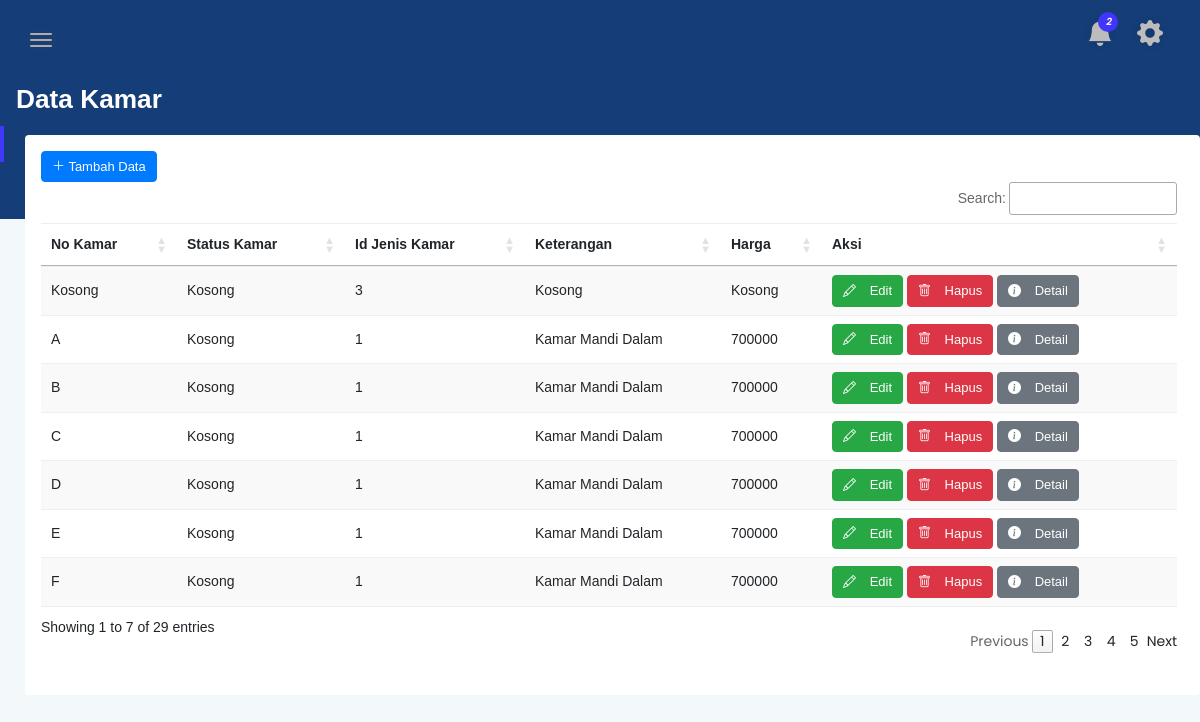
The page /admin/data_kamar.php (signed in) on the database its author committed.
### tables this page shows
CREATE TABLE `kamar` (
  `no_kamar` char(255) NOT NULL,
  `id_jenis_kamar` char(255) NOT NULL,
  `status_kmr` enum('Kosong','Terisi') NOT NULL DEFAULT 'Kosong'
);

CREATE TABLE `jenis_kamar` (
  `id_jenis_kamar` char(255) NOT NULL,
  `keterangan` varchar(255) NOT NULL,
  `harga` varchar(255) NOT NULL
);

### admin/method/datakamar/ViewDataKamar.php (the view)
<?php
include 'database/config.php';
$sql = "SELECT * FROM `kamar` LEFT JOIN jenis_kamar ON kamar.id_jenis_kamar = jenis_kamar.id_jenis_kamar ORDER BY CASE WHEN no_kamar LIKE 'Kosong%' THEN 1 ELSE 2 END, `kamar`.`no_kamar` * 1 ASC;";
$hasil = mysqli_query($conn, $sql);
while ($data = mysqli_fetch_array($hasil, MYSQLI_ASSOC)) {
?>
    <tr>
        <td>
            <?php echo $data['no_kamar']; ?>
        </td>
        <td>
            <?php echo $data['status_kmr']; ?>
        </td>
        <td>
            <?php echo $data['id_jenis_kamar']; ?>
        </td>
        <td>
            <?php echo $data['keterangan']; ?>
        </td>
        <td>
            <?php echo $data['harga']; ?>
        </td>
        <th>
            <button class="btn btn-success btn-xs" data-bs-toggle="modal" data-bs-target="#edit_data_kamar<?php echo $data['no_kamar']; ?>">
                <i class="bi-pencil" style="padding-right: 10px;">
                </i>Edit</button>
            <button class="btn btn-danger btn-xs" data-bs-toggle="modal" data-bs-target="#hapus_data_kamar<?php echo $data['no_kamar']; ?>">
                <i class="bi-trash" style="padding-right: 10px;">
                </i>Hapus</button>
            <button class="btn btn-secondary btn-xs" data-bs-toggle="modal" data-bs-target="#detail_data_kamar<?php echo $data['no_kamar']; ?>">
                <i class="bi-info-circle-fill" style="padding-right: 10px;">
                </i>Detail</button>
        </th>
    </tr>
<?php
}
?>

### admin/data_kamar.php (shortened to what this page needs)
<!doctype html>
<html class="no-js" lang="en">
<head>
    <link href="https://cdn.jsdelivr.net/npm/bootstrap@5.2.3/dist/css/bootstrap.min.css" rel="stylesheet">
    <link rel="stylesheet" href="https://cdn.jsdelivr.net/npm/bootstrap-icons@1.10.2/font/bootstrap-icons.css">
    <link rel="stylesheet" href="css/bootstrap.min.css">
    <link rel="stylesheet" href="css/font-awesome.min.css">
    <link rel="stylesheet" href="css/themify-icons.css">
    <link rel="stylesheet" href="css/metisMenu.css">
    <link rel="stylesheet" href="css/owl.carousel.min.css">
    <link rel="stylesheet" href="css/slicknav.min.css">
    <link rel="stylesheet" href="https://cdn.datatables.net/1.13.1/css/jquery.dataTables.min.css">
    <link rel="stylesheet" href="https://www.amcharts.com/lib/3/plugins/export/export.css" type="text/css" media="all" />
    <link rel="stylesheet" href="css/typography.css">
    <link rel="stylesheet" href="css/default-css.css">
    <link rel="stylesheet" href="css/styles.css">
    <link rel="stylesheet" href="css/responsive.css">
    <link rel="stylesheet" href="css/calendar.css">
</head>
<body>
    <div class="page-container">
        <div class="main-content" style="min-height: 700px;">
            <div class="header-area">
                <div class="row align-items-center">
                    <div class="col-md-6 col-sm-8 clearfix">
                        <div class="nav-btn pull-left">
                            <span></span>
                            <span></span>
                            <span></span>
                        </div>
                    </div>
                    <div class="col-md-6 col-sm-4 clearfix">
                        <ul class="notification-area pull-right">
                            <li class="dropdown">
                                <i class="bi-bell-fill dropdown-toggle" data-toggle="dropdown">
                                    <span>2</span>
                                </i>
                            </li>
                            <li class="dropdown">
                                <i class="bi-gear-fill dropdown-toogle" data-toggle="dropdown"></i>
                            </li>
                        </ul>
                    </div>
                </div>
            </div>
            <div class="page-title-area">
                <div class="row align-items-center">
                    <div class="col-sm-6">
                        <div class="head-welcome-1">
                            <h1 class="head-title">Data Kamar</h1>
                        </div>
                    </div>
                </div>
                <div class="main-content-inner">
                    <div class="col-tb-1">
                        <div class="card-table">
                            <div class="card-body">
                                <?php
                                include('method/datakamar/HapusDataKamar.php');
                                ?>
                                <div class="row">
                                    <div class="col-lg-12">
                                        <div class="table-responsive">
                                            <button type="button" class="btn btn-primary btn-xs" data-bs-toggle="modal" data-bs-target="#tmb_data_kamar">
                                                <i class="bi-plus-lg"></i>
                                                Tambah Data</button>
                                            <table data-order="[]" id="tbl" class="display" style="width: 100%;">
                                                <thead>
                                                    <tr>
                                                        <th>No Kamar</th>
                                                        <th>Status Kamar</th>
                                                        <th>Id Jenis Kamar</th>
                                                        <th>Keterangan</th>
                                                        <th>Harga</th>
                                                        <th>Aksi</th>
                                                    </tr>
                                                </thead>
                                                <tbody>
                                                    <?php
                                                    include('method/datakamar/ViewDataKamar.php');
                                                    ?>
                                                </tbody>
                                            </table>
                                        </div>
                                    </div>
                                </div>
                            </div>
                        </div>
                    </div>
                </div>
            </div>
        </div>
    </div>
</body>
</html>

### admin/css/typography.css (style rules this page uses)
body { font-size: 14px; font-family: 'Lato', sans-serif; }
h1, h2, h3, h4, h5, h6 { margin: 0; font-family: 'Poppins', sans-serif; }
ul, ol { margin-bottom: 0px; margin-top: 0px; padding: 0; }
ul { margin: 0; list-style-type: none; }

### admin/css/default-css.css (style rules this page uses)
* { margin: 0; padding: 0; box-sizing: border-box; }
*, *:before, *:after { -moz-box-sizing: border-box; -webkit-box-sizing: border-box; box-sizing: border-box; }
html { -webkit-font-smoothing: antialiased; }
body { background: #fff; font-weight: normal; -webkit-font-smoothing: antialiased; -webkit-text-size-adjust: 100%; }
:root { --primary-color: #4336FB; }

### admin/css/styles.css (style rules this page uses)
.page-container { width: 100%; height: 100%; min-height: 100vh; padding-left: 280px; -webkit-transition: padding-left 0.3s ease 0s; transition: padding-left 0.3s ease 0s; }
.sbar_collapsed.page-container { padding-left: 0; }
.card-table { border: none; border-radius: 4px; background-color: #fff; -webkit-transition: all 0.3s ease 0s; transition: all 0.3s ease 0s; height: 560px; width: 100%; margin-bottom: 10px; }
.card-body { padding: 25.6px; padding: 1rem; }
.main-content { width: 100%; background: #F3F8FB; height: 100vh; position: relative; overflow: hidden; }
.main-content-inner { padding: 0 30px 50px; }
.header-area { padding: 15px 30px; background: #153d77; }
.nav-btn { margin: 10px 30px 0 0; cursor: pointer; }
.nav-btn span { display: block; width: 22px; height: 2px; background: #b3aaaa; margin: 4px 0; border-radius: 15px; -webkit-transition: all 0.3s ease 0s; transition: all 0.3s ease 0s; box-shadow: 0 0 0 4px rgba(99, 96, 96, 0.03); }
.nav-btn span:nth-child(2) { opacity: 0; }
.nav-btn span:first-child { -webkit-transform: rotate(45deg)translate(5px, 5px); transform: rotate(45deg)translate(5px, 5px); }
.nav-btn span:last-child { -webkit-transform: rotate(-45deg)translate(3px, -3px); transform: rotate(-45deg)translate(3px, -3px); }
.sbar_collapsed .nav-btn span { transform: none; opacity: 1; }
.notification-area { -webkit-user-select: none; -moz-user-select: none; -ms-user-select: none; user-select: none; position: relative; z-index: 1; }
.notification-area li { display: inline-block; margin-left: 20px; cursor: pointer; -webkit-user-select: none; -moz-user-select: none; -ms-user-select: none; user-select: none; }
.notification-area li>i { font-size: 26px; color: #bdbcbc; vertical-align: middle; text-shadow: 0 0 8px rgba(0, 0, 0, 0.12); -webkit-transition: color 0.3s ease 0s; transition: color 0.3s ease 0s; }
.notification-area li i>span { position: absolute; right: -5px; top: -7px; font-family: 'Poppins', sans-serif; font-size: 10px; font-weight: 600; color: #fff; background: var(--primary-color); height: 20px; width: 20px; border-radius: 50%; text-align: center; line-height: 20px; padding-left: 2px; }
.head-welcome-1 { margin-top: 0.5rem; margin-bottom: 1.5rem; margin-left: 1rem; position: relative; }
.head-title { color: #fff; font-size: 1.640625rem; }
.h1, h1 { font-size: 1.875rem; }
.h1, .h2, .h3, .h4, .h5, .h6, h1, h2, h3, h4, h5, h6 { color: #203a45; font-family: Arial, Helvetica, sans-serif; font-weight: 500; line-height: 1.5rem; margin-bottom: 0rem; margin-top: 0; }
h1 { display: block; font-size: 2em; margin-block-start: 0.67em; margin-block-end: 0.67em; margin-inline-start: 0px; margin-inline-end: 0px; font-weight: bold; }
.page-title-area { background: #153d77; position: relative; height: 150px; top: 0%; }
.page-title-area:before { content: ''; position: absolute; left: 0; top: 50%; width: 4px; height: 36px; background: var(--primary-color); -webkit-transform: translateY(-50%); transform: translateY(-50%); }
.notification-area .dropdown-toggle, .user-name.dropdown-toggle { position: relative; }
.notification-area .dropdown-toggle:after, .user-name.dropdown-toggle:after { display: none; }
table tr th { border-bottom: none; }
tbody { overflow: scroll; }
table tr th, table tr td { border-top: 1px solid rgba(120, 130, 140, 0.13) !important; }
table.dataTable.no-footer { border-bottom: 1px solid rgba(120, 130, 140, 0.13) !important; }
table.dataTable thead th, table.dataTable thead td { border-bottom-color: transparent; }

### admin/css/calendar.css (style rules this page uses)
body { height: 100%; width: 100%; margin: 0; background: #005C97; background: -webkit-linear-gradient(left, #363795, #005C97); background: -moz-linear-gradient(left, #363795, #005C97); background: -o-linear-gradient(left, #363795, #005C97); background: linear-gradient(to right, #363795, #005C97); font-family: Helvetica; }

### rows shown on the page
kamar: no_kamar "Kosong", status_kmr "Kosong", id_jenis_kamar.id_jenis_kamar "3", id_jenis_kamar.keterangan "Kosong", id_jenis_kamar.harga "Kosong"
kamar: no_kamar "A", status_kmr "Kosong", id_jenis_kamar.id_jenis_kamar "1", id_jenis_kamar.keterangan "Kamar Mandi Dalam", id_jenis_kamar.harga "700000"
kamar: no_kamar "B", status_kmr "Kosong", id_jenis_kamar.id_jenis_kamar "1", id_jenis_kamar.keterangan "Kamar Mandi Dalam", id_jenis_kamar.harga "700000"
kamar: no_kamar "C", status_kmr "Kosong", id_jenis_kamar.id_jenis_kamar "1", id_jenis_kamar.keterangan "Kamar Mandi Dalam", id_jenis_kamar.harga "700000"
kamar: no_kamar "D", status_kmr "Kosong", id_jenis_kamar.id_jenis_kamar "1", id_jenis_kamar.keterangan "Kamar Mandi Dalam", id_jenis_kamar.harga "700000"
kamar: no_kamar "E", status_kmr "Kosong", id_jenis_kamar.id_jenis_kamar "1", id_jenis_kamar.keterangan "Kamar Mandi Dalam", id_jenis_kamar.harga "700000"
kamar: no_kamar "F", status_kmr "Kosong", id_jenis_kamar.id_jenis_kamar "1", id_jenis_kamar.keterangan "Kamar Mandi Dalam", id_jenis_kamar.harga "700000"
